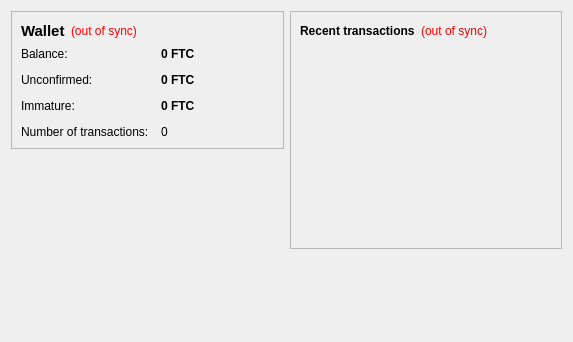
<?xml version="1.0" encoding="UTF-8"?>
<ui version="4.0">
 <class>OverviewPage</class>
 <widget class="QWidget" name="OverviewPage">
  <property name="geometry">
   <rect>
    <x>0</x>
    <y>0</y>
    <width>573</width>
    <height>342</height>
   </rect>
  </property>
  <property name="windowTitle">
   <string>Form</string>
  </property>
  <layout class="QHBoxLayout" name="horizontalLayout" stretch="1,1">
   <item>
    <layout class="QVBoxLayout" name="verticalLayout_2">
     <item>
      <widget class="QFrame" name="frame">
       <property name="frameShape">
        <enum>QFrame::StyledPanel</enum>
       </property>
       <property name="frameShadow">
        <enum>QFrame::Raised</enum>
       </property>
       <layout class="QVBoxLayout" name="verticalLayout_4">
        <item>
         <layout class="QHBoxLayout" name="horizontalLayout_4">
          <item>
           <widget class="QLabel" name="label_5">
            <property name="font">
             <font>
              <pointsize>11</pointsize>
              <weight>75</weight>
              <bold>true</bold>
             </font>
            </property>
            <property name="text">
             <string>Wallet</string>
            </property>
           </widget>
          </item>
          <item>
           <widget class="QLabel" name="labelWalletStatus">
            <property name="toolTip">
             <string>The displayed information may be out of date. Your wallet automatically synchronizes with the Ripplecoin network after a connection is established, but this process has not completed yet.</string>
            </property>
            <property name="styleSheet">
             <string notr="true">QLabel { color: red; }</string>
            </property>
            <property name="text">
             <string notr="true">(out of sync)</string>
            </property>
            <property name="alignment">
             <set>Qt::AlignLeading|Qt::AlignLeft|Qt::AlignVCenter</set>
            </property>
           </widget>
          </item>
          <item>
           <spacer name="horizontalSpacer_2">
            <property name="orientation">
             <enum>Qt::Horizontal</enum>
            </property>
            <property name="sizeHint" stdset="0">
             <size>
              <width>40</width>
              <height>20</height>
             </size>
            </property>
           </spacer>
          </item>
         </layout>
        </item>
        <item>
         <layout class="QFormLayout" name="formLayout_2">
          <property name="fieldGrowthPolicy">
           <enum>QFormLayout::AllNonFixedFieldsGrow</enum>
          </property>
          <property name="horizontalSpacing">
           <number>12</number>
          </property>
          <property name="verticalSpacing">
           <number>12</number>
          </property>
          <item row="0" column="0">
           <widget class="QLabel" name="label">
            <property name="text">
             <string>Balance:</string>
            </property>
           </widget>
          </item>
          <item row="0" column="1">
           <widget class="QLabel" name="labelBalance">
            <property name="font">
             <font>
              <weight>75</weight>
              <bold>true</bold>
             </font>
            </property>
            <property name="cursor">
             <cursorShape>IBeamCursor</cursorShape>
            </property>
            <property name="toolTip">
             <string>Your current balance</string>
            </property>
            <property name="text">
             <string notr="true">0 FTC</string>
            </property>
            <property name="textInteractionFlags">
             <set>Qt::LinksAccessibleByMouse|Qt::TextSelectableByKeyboard|Qt::TextSelectableByMouse</set>
            </property>
           </widget>
          </item>
          <item row="1" column="0">
           <widget class="QLabel" name="label_3">
            <property name="text">
             <string>Unconfirmed:</string>
            </property>
           </widget>
          </item>
          <item row="1" column="1">
           <widget class="QLabel" name="labelUnconfirmed">
            <property name="font">
             <font>
              <weight>75</weight>
              <bold>true</bold>
             </font>
            </property>
            <property name="cursor">
             <cursorShape>IBeamCursor</cursorShape>
            </property>
            <property name="toolTip">
             <string>Total of transactions that have yet to be confirmed, and do not yet count toward the current balance</string>
            </property>
            <property name="text">
             <string notr="true">0 FTC</string>
            </property>
            <property name="textInteractionFlags">
             <set>Qt::LinksAccessibleByMouse|Qt::TextSelectableByKeyboard|Qt::TextSelectableByMouse</set>
            </property>
           </widget>
          </item>
          <item row="3" column="0">
           <widget class="QLabel" name="label_2">
            <property name="text">
             <string>Number of transactions:</string>
            </property>
           </widget>
          </item>
          <item row="3" column="1">
           <widget class="QLabel" name="labelNumTransactions">
            <property name="toolTip">
             <string>Total number of transactions in wallet</string>
            </property>
            <property name="text">
             <string notr="true">0</string>
            </property>
           </widget>
          </item>
          <item row="2" column="0">
           <widget class="QLabel" name="labelImmatureText">
            <property name="text">
             <string>Immature:</string>
            </property>
           </widget>
          </item>
          <item row="2" column="1">
           <widget class="QLabel" name="labelImmature">
            <property name="font">
             <font>
              <weight>75</weight>
              <bold>true</bold>
             </font>
            </property>
            <property name="toolTip">
             <string>Mined balance that has not yet matured</string>
            </property>
            <property name="text">
             <string notr="true">0 FTC</string>
            </property>
            <property name="textInteractionFlags">
             <set>Qt::LinksAccessibleByMouse|Qt::TextSelectableByKeyboard|Qt::TextSelectableByMouse</set>
            </property>
           </widget>
          </item>
         </layout>
        </item>
       </layout>
      </widget>
     </item>
     <item>
      <spacer name="verticalSpacer">
       <property name="orientation">
        <enum>Qt::Vertical</enum>
       </property>
       <property name="sizeHint" stdset="0">
        <size>
         <width>20</width>
         <height>40</height>
        </size>
       </property>
      </spacer>
     </item>
    </layout>
   </item>
   <item>
    <layout class="QVBoxLayout" name="verticalLayout_3">
     <item>
      <widget class="QFrame" name="frame_2">
       <property name="frameShape">
        <enum>QFrame::StyledPanel</enum>
       </property>
       <property name="frameShadow">
        <enum>QFrame::Raised</enum>
       </property>
       <layout class="QVBoxLayout" name="verticalLayout">
        <item>
         <layout class="QHBoxLayout" name="horizontalLayout_2">
          <item>
           <widget class="QLabel" name="label_4">
            <property name="text">
             <string>&lt;b&gt;Recent transactions&lt;/b&gt;</string>
            </property>
           </widget>
          </item>
          <item>
           <widget class="QLabel" name="labelTransactionsStatus">
            <property name="toolTip">
             <string>The displayed information may be out of date. Your wallet automatically synchronizes with the Ripplecoin network after a connection is established, but this process has not completed yet.</string>
            </property>
            <property name="styleSheet">
             <string notr="true">QLabel { color: red; }</string>
            </property>
            <property name="text">
             <string notr="true">(out of sync)</string>
            </property>
            <property name="alignment">
             <set>Qt::AlignRight|Qt::AlignTrailing|Qt::AlignVCenter</set>
            </property>
           </widget>
          </item>
          <item>
           <spacer name="horizontalSpacer">
            <property name="orientation">
             <enum>Qt::Horizontal</enum>
            </property>
            <property name="sizeHint" stdset="0">
             <size>
              <width>40</width>
              <height>20</height>
             </size>
            </property>
           </spacer>
          </item>
         </layout>
        </item>
        <item>
         <widget class="QListView" name="listTransactions">
          <property name="styleSheet">
           <string notr="true">QListView { background: transparent; }</string>
          </property>
          <property name="frameShape">
           <enum>QFrame::NoFrame</enum>
          </property>
          <property name="verticalScrollBarPolicy">
           <enum>Qt::ScrollBarAlwaysOff</enum>
          </property>
          <property name="horizontalScrollBarPolicy">
           <enum>Qt::ScrollBarAlwaysOff</enum>
          </property>
          <property name="selectionMode">
           <enum>QAbstractItemView::NoSelection</enum>
          </property>
         </widget>
        </item>
       </layout>
      </widget>
     </item>
     <item>
      <spacer name="verticalSpacer_2">
       <property name="orientation">
        <enum>Qt::Vertical</enum>
       </property>
       <property name="sizeHint" stdset="0">
        <size>
         <width>20</width>
         <height>40</height>
        </size>
       </property>
      </spacer>
     </item>
    </layout>
   </item>
  </layout>
 </widget>
 <resources/>
 <connections/>
</ui>
